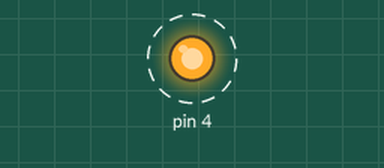
The sketch below on a simulated Arduino Uno, built with avr-gcc and run on an emulated ATmega328P. Parts: output pins drawn as LEDs (lit = HIGH). Dashed ring = blinking.

Above: at 1.41 s.
Timing chart, 0 to 4.3 s (numbered marks = the images above):
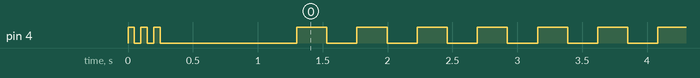

Measured:
- by itself, pin 4: goes LOW 0.05 s, HIGH 0.05 s, LOW 0.05 s, HIGH 0.05 s, LOW 1.1 s, 277 × (HIGH 0.23 s, LOW 0.23 s), then HIGH

The sketch:

beep.ino
```cpp
/*
 Piezo

 This example shows how to run a Piezo Buzzer on pin 9
 using the analogWrite() function.

 It beeps 3 times fast at startup, waits a second then beeps continuously
 at a slower pace

 */

void setup()  {
  // declare pin 9 to be an output:
  pinMode(4, OUTPUT);
  beep(50);
  beep(50);
  beep(50);
  delay(1000);
}

void loop()  {
  beep(1000);
}

void beep(unsigned char delayms){
  digitalWrite(4, HIGH);      // Almost any value can be used except 0 and 255
                           // experiment to get the best tone
  delay(delayms);          // wait for a delayms ms
  digitalWrite(4, LOW);       // 0 turns it off
  delay(delayms);          // wait for a delayms ms
}
```
